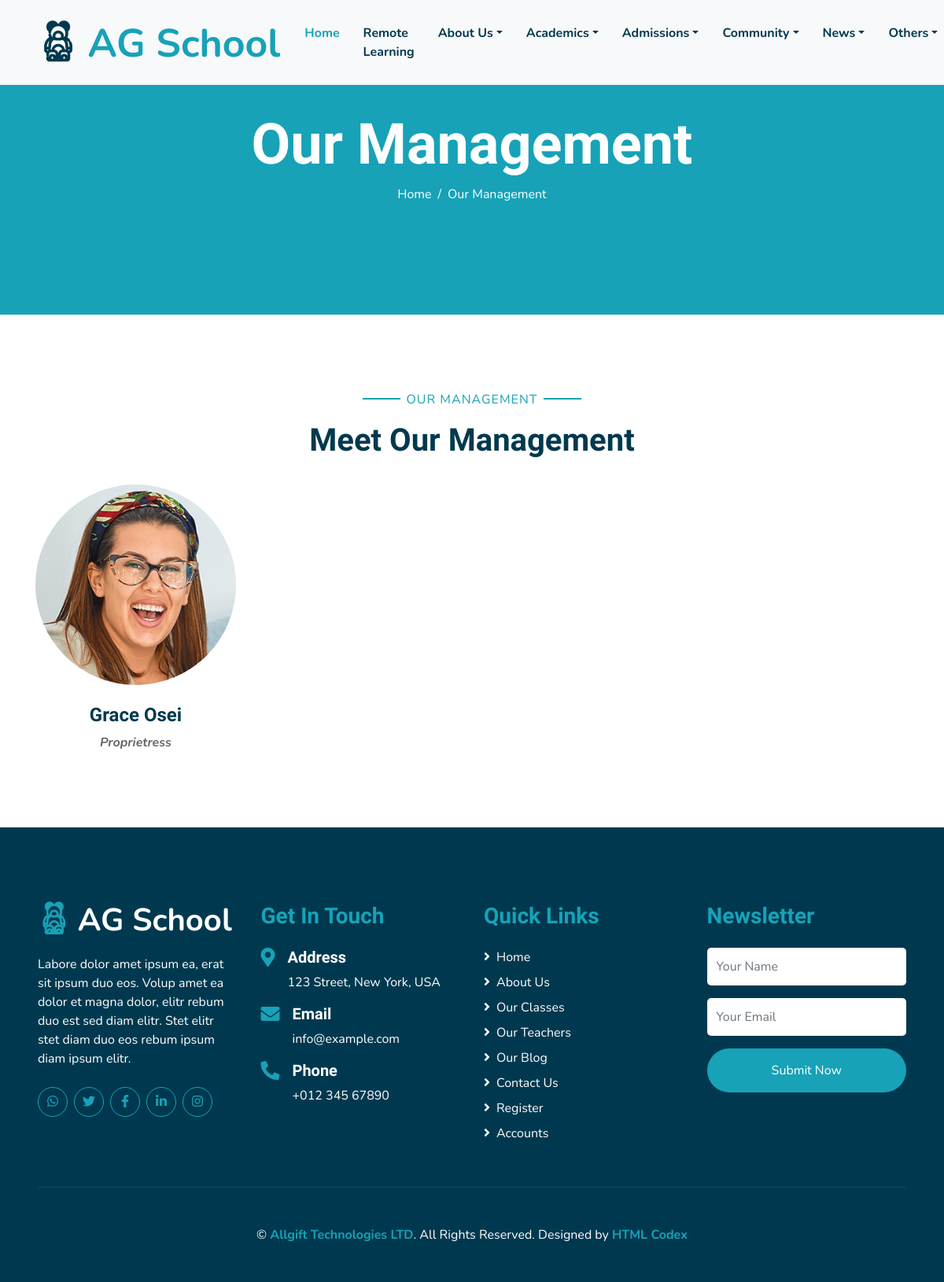
/management/, run on the app's committed database.
### core/models.py (models this page shows, shortened)
class Management(models.Model):
    name = models.CharField(max_length=255)
    position = models.CharField(max_length=255)
    contact = models.CharField(max_length=15)
    whatsapp = models.CharField(max_length=15)
    photo = models.ImageField(blank=True, null=True)

### core/views.py (the view)
# urls.py: path("management/", views.management, name='management'),
def management(request):
    managements = Management.objects.all()
    context = {
        'managements': managements
    }
    return render(request, 'core/management.html', context)

### templates/core/management.html (shortened to what this page needs)
{% extends 'base.html' %}
{% load static %}
{% block content %}
    <div class="container-fluid bg-primary mb-5">
      <div
        class="d-flex flex-column align-items-center justify-content-center"
        style="min-height: 400px"
      >
        <h3 class="display-3 font-weight-bold text-white">Our Management</h3>
        <div class="d-inline-flex text-white">
          <p class="m-0"><a class="text-white" href="{% url 'home' %}">Home</a></p>
          <p class="m-0 px-2">/</p>
          <p class="m-0">Our Management</p>
        </div>
      </div>
    </div>
    <div class="container-fluid pt-5">
      <div class="container">
        <div class="text-center pb-2">
          <p class="section-title px-5">
            <span class="px-2">Our Management</span>
          </p>
          <h1 class="mb-4">Meet Our Management</h1>
        </div>
        <div class="row">
          {% for management in managements %}
          <div class="col-md-6 col-lg-3 text-center team mb-5">
            <div
              class="position-relative overflow-hidden mb-4"
              style="border-radius: 100%"
            >
              <img class="img-fluid w-100" src="{{management.photo.url}}" alt="" />
            </div>
            <h4>{{management.name}}</h4>
            <i><b>{{management.position}}</b></i>
          </div>
          {% empty %}
          <p class="text text-center">
            <b>No Management Added</b>
          </p>
          {% endfor %}
        </div>
      </div>
    </div>
{% endblock content %}

### data on the page
Management: photo (picture), name "Grace Osei", position "Proprietress"
